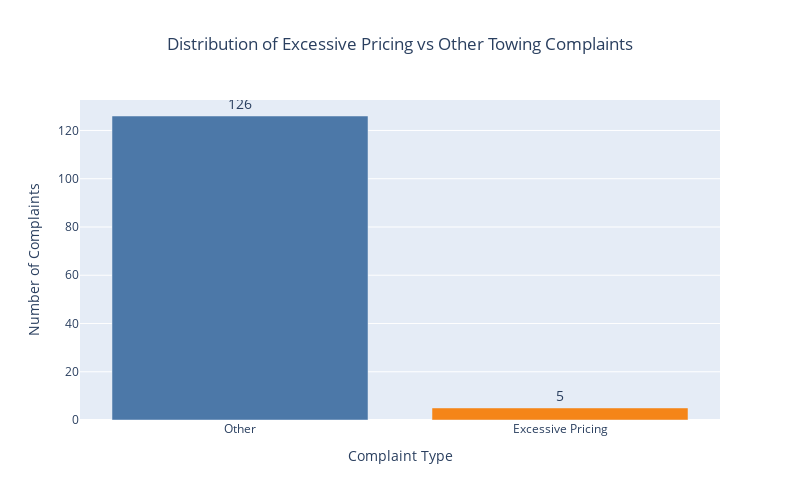

The cell this chart's notebook holds for it:
### Code cell
import plotly.express as px

# Create a count of excessive pricing vs other complaints
pricing_counts = complaints['Excessive Pricing'].value_counts().reset_index()
pricing_counts.columns = ['Type', 'Count']
pricing_counts['Type'] = pricing_counts['Type'].map({1: 'Excessive Pricing', 0: 'Other'})

# Create bar graph
fig = px.bar(
    pricing_counts,
    x='Type',
    y='Count',
    title='Distribution of Excessive Pricing vs Other Towing Complaints',
    color='Type',
    color_discrete_sequence=px.colors.qualitative.T10,
    text='Count'  # Display count on bars
)

# Update layout
fig.update_layout(
    width=800,
    height=500,
    title_x=0.5,  # Center title
    showlegend=False,  # Hide legend since colors are self-explanatory
    xaxis_title="Complaint Type",
    yaxis_title="Number of Complaints"
)

# Update text position
fig.update_traces(
    textposition='outside',
    textfont=dict(size=14)
)

fig.show()

### Figure 1 — Plotly figure (JSON) as saved in the notebook; plotly's stock layout.template omitted (floating-point values rounded to 4 significant figures)
{"data": [{"alignmentgroup": "True", "hovertemplate": "Type=%{x}<br>Count=%{text}<extra></extra>", "legendgroup": "Other", "marker": {"color": "#4C78A8", "pattern": {"shape": ""}}, "name": "Other", "offsetgroup": "Other", "orientation": "v", "showlegend": true, "text": [126], "textfont": {"size": 14}, "textposition": "outside", "type": "bar", "x": ["Other"], "xaxis": "x", "y": [126], "yaxis": "y"}, {"alignmentgroup": "True", "hovertemplate": "Type=%{x}<br>Count=%{text}<extra></extra>", "legendgroup": "Excessive Pricing", "marker": {"color": "#F58518", "pattern": {"shape": ""}}, "name": "Excessive Pricing", "offsetgroup": "Excessive Pricing", "orientation": "v", "showlegend": true, "text": [5], "textfont": {"size": 14}, "textposition": "outside", "type": "bar", "x": ["Excessive Pricing"], "xaxis": "x", "y": [5], "yaxis": "y"}], "layout": {"barmode": "relative", "height": 500, "legend": {"title": {"text": "Type"}, "tracegroupgap": 0}, "showlegend": false, "title": {"text": "Distribution of Excessive Pricing vs Other Towing Complaints", "x": 0.5}, "width": 800, "xaxis": {"anchor": "y", "categoryarray": ["Other", "Excessive Pricing"], "categoryorder": "array", "domain": [0, 1], "title": {"text": "Complaint Type"}}, "yaxis": {"anchor": "x", "domain": [0, 1], "title": {"text": "Number of Complaints"}}}}
